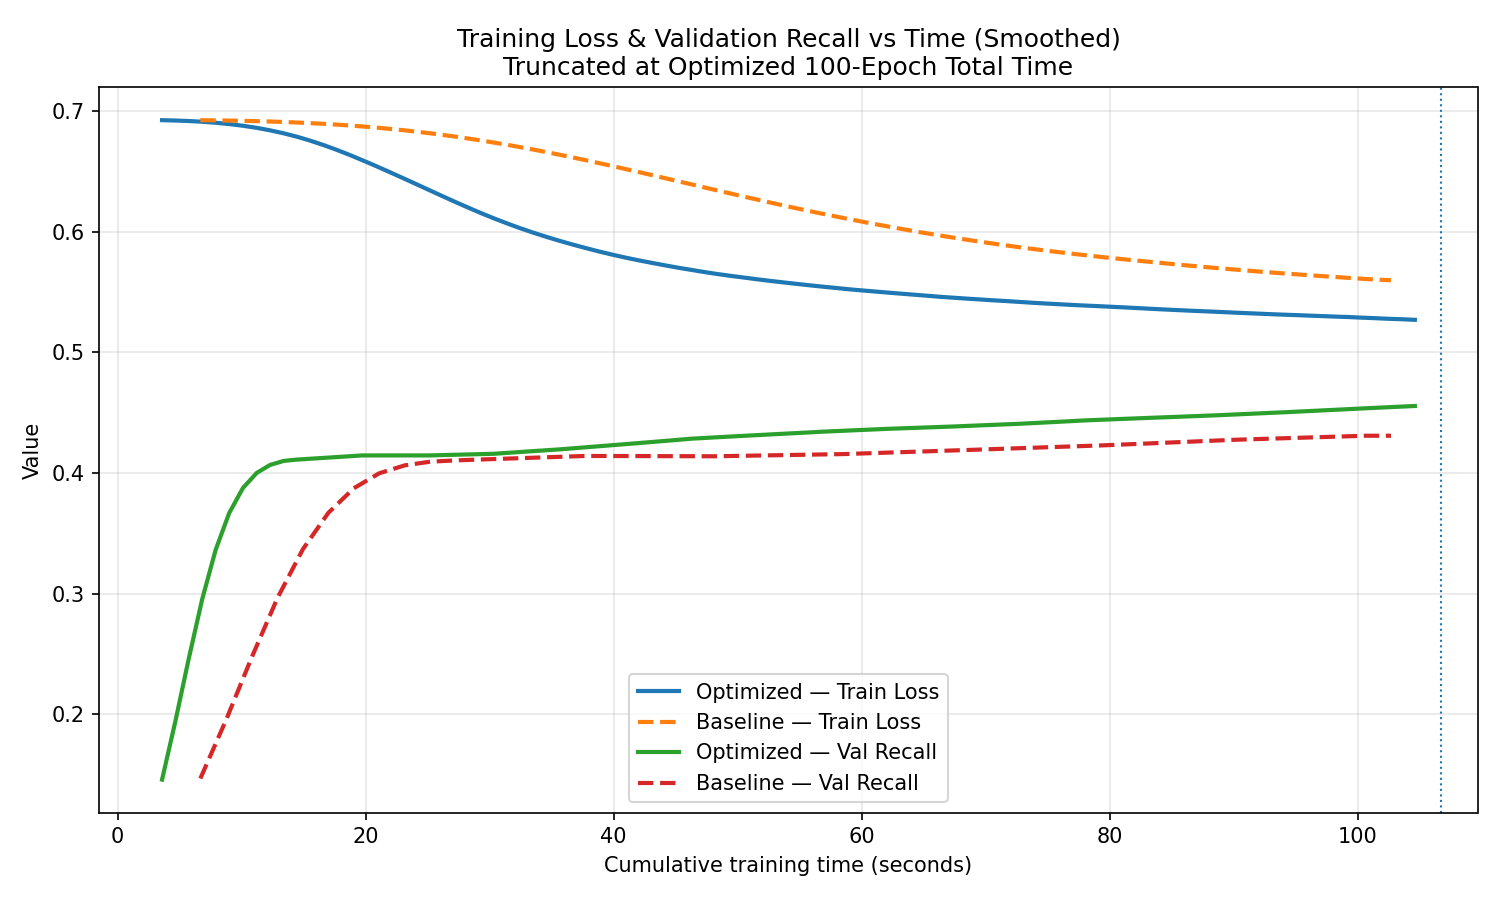

Python code for this plot:
import json
import os
from itertools import accumulate
import numpy as np
import matplotlib.pyplot as plt

# ---------- Paths (adjust if needed) ----------
OPT_PATH = "perf_optimized_metrics_20250822_161614.json"
BASE_PATH = "baseline_metrics_20250822_162100.json"

# Smoothing window (must be odd). Set to 1 to disable smoothing.
SMOOTH_WIN = 5  # e.g., 5-point centered moving average

# ---------- Helpers ----------
def load_history(path):
    with open(path, "r") as f:
        d = json.load(f)
    h = d["training_history"]
    # Use epoch-end values vs cumulative time at epoch end
    epoch_time = np.asarray(h["epoch_time"], dtype=float)
    cum_t = np.asarray(list(accumulate(epoch_time)), dtype=float)
    train_loss = np.asarray(h["train_loss"], dtype=float)
    val_rec = np.asarray(h["val_recall"], dtype=float)  # using recall as requested earlier
    return cum_t, train_loss, val_rec

def truncate_to_time(cum_t, values, t_max):
    """Truncate (cum_t, values) at t_max; append a final point at t_max (held last value)."""
    mask = cum_t <= t_max
    t = cum_t[mask]
    v = values[mask]
    if t.size == 0:
        # If nothing fits, start from t=0 with first value
        t = np.array([0.0])
        v = np.array([values[0]])
    if t[-1] < t_max:
        t = np.append(t, t_max)
        v = np.append(v, v[-1])
    return t, v

def centered_moving_average(t, v, win):
    """Centered moving average with odd window; keeps alignment by trimming ends."""
    if win <= 1 or win % 2 == 0 or v.size < win:
        return t, v  # no smoothing or not enough points
    k = win // 2
    # For time, average window times too (keeps x monotone and aligned to center)
    v_smooth = np.convolve(v, np.ones(win)/win, mode="valid")
    # Rolling mean of time using the same window
    # (simple average of window's times places the smoothed point at the center)
    t_smooth = np.array([t[i-k:i+k+1].mean() for i in range(k, len(t)-k)])
    return t_smooth, v_smooth

# ---------- Load data ----------
opt_t, opt_loss, opt_val = load_history(OPT_PATH)
base_t, base_loss, base_val = load_history(BASE_PATH)

# Optimized 100-epoch time budget
T_BUDGET = float(opt_t[-1])

# Truncate all series at the same budget
opt_tL, opt_loss_t = truncate_to_time(opt_t,   opt_loss, T_BUDGET)
opt_tV, opt_val_t  = truncate_to_time(opt_t,   opt_val,  T_BUDGET)
bas_tL, bas_loss_t = truncate_to_time(base_t,  base_loss, T_BUDGET)
bas_tV, bas_val_t  = truncate_to_time(base_t,  base_val,  T_BUDGET)

# ---------- Smooth (centered MA) ----------
opt_tL_s, opt_loss_s = centered_moving_average(opt_tL, opt_loss_t, SMOOTH_WIN)
opt_tV_s, opt_val_s  = centered_moving_average(opt_tV, opt_val_t,  SMOOTH_WIN)
bas_tL_s, bas_loss_s = centered_moving_average(bas_tL, bas_loss_t, SMOOTH_WIN)
bas_tV_s, bas_val_s  = centered_moving_average(bas_tV, bas_val_t,  SMOOTH_WIN)

# ---------- Plot ----------
plt.figure(figsize=(10, 6))

# Four distinct colors: blue/orange/green/red
# Solid = optimized, dashed = baseline
plt.plot(opt_tL_s, opt_loss_s,  linewidth=2, label="Optimized — Train Loss", color="tab:blue")
plt.plot(bas_tL_s, bas_loss_s,  linewidth=2, linestyle="--", label="Baseline — Train Loss", color="tab:orange")
plt.plot(opt_tV_s, opt_val_s,   linewidth=2, label="Optimized — Val Recall", color="tab:green")
plt.plot(bas_tV_s, bas_val_s,   linewidth=2, linestyle="--", label="Baseline — Val Recall", color="tab:red")

# Budget cutoff indicator
plt.axvline(T_BUDGET, linestyle=":", linewidth=1)

plt.xlabel("Cumulative training time (seconds)")
plt.ylabel("Value")
plt.title("Training Loss & Validation Recall vs Time (Smoothed)\nTruncated at Optimized 100-Epoch Total Time")
plt.grid(True, alpha=0.3)
plt.legend(loc="best")
plt.tight_layout()

out_path = "loss_val_vs_time_smoothed.png"
plt.savefig(out_path, dpi=150)
print(f"Saved: {os.path.abspath(out_path)}")

# Optional: also show a quick numeric snapshot at the budget time
def snapshot_at_budget(t, v, t_star):
    # value at/just before t_star
    idx = np.searchsorted(t, t_star, side="right") - 1
    idx = max(0, min(idx, len(v)-1))
    return v[idx]

print("Snapshot @ budget:")
print(f"  Optimized  Train Loss: {snapshot_at_budget(opt_tL, opt_loss_t, T_BUDGET):.4f}")
print(f"  Baseline   Train Loss: {snapshot_at_budget(bas_tL, bas_loss_t, T_BUDGET):.4f}")
print(f"  Optimized  Val Recall: {snapshot_at_budget(opt_tV, opt_val_t, T_BUDGET):.4f}")
print(f"  Baseline   Val Recall: {snapshot_at_budget(bas_tV, bas_val_t, T_BUDGET):.4f}")

